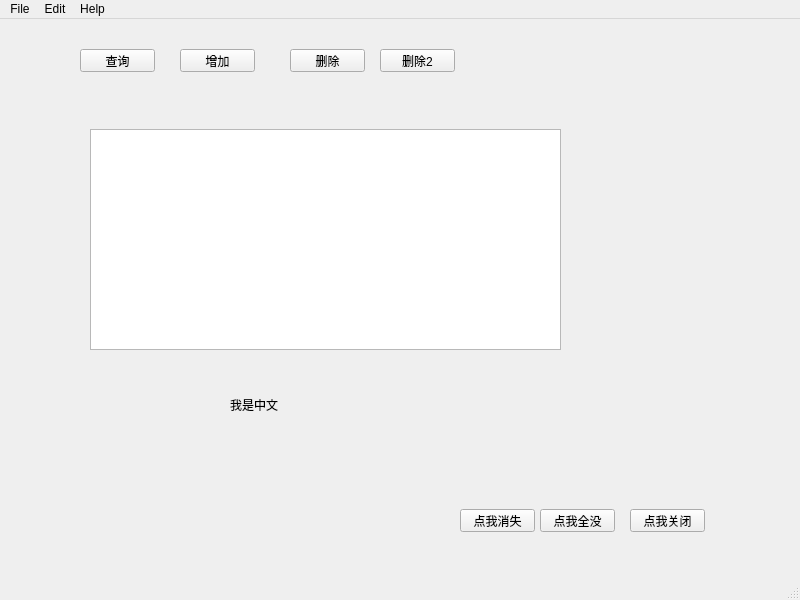
<?xml version="1.0" encoding="UTF-8"?>
<ui version="4.0">
 <class>myMainWindow</class>
 <widget class="QMainWindow" name="myMainWindow">
  <property name="geometry">
   <rect>
    <x>0</x>
    <y>0</y>
    <width>800</width>
    <height>600</height>
   </rect>
  </property>
  <property name="windowTitle">
   <string>MainWindow</string>
  </property>
  <widget class="QWidget" name="centralwidget">
   <widget class="QPushButton" name="pushButton">
    <property name="geometry">
     <rect>
      <x>630</x>
      <y>490</y>
      <width>75</width>
      <height>23</height>
     </rect>
    </property>
    <property name="text">
     <string>点我关闭</string>
    </property>
   </widget>
   <widget class="QPushButton" name="pushButton_2">
    <property name="geometry">
     <rect>
      <x>460</x>
      <y>490</y>
      <width>75</width>
      <height>23</height>
     </rect>
    </property>
    <property name="text">
     <string>点我消失</string>
    </property>
   </widget>
   <widget class="QPushButton" name="pushButton_3">
    <property name="geometry">
     <rect>
      <x>540</x>
      <y>490</y>
      <width>75</width>
      <height>23</height>
     </rect>
    </property>
    <property name="text">
     <string>点我全没</string>
    </property>
   </widget>
   <widget class="QTableView" name="myTableView">
    <property name="geometry">
     <rect>
      <x>90</x>
      <y>110</y>
      <width>471</width>
      <height>221</height>
     </rect>
    </property>
   </widget>
   <widget class="QPushButton" name="qryBtn">
    <property name="geometry">
     <rect>
      <x>80</x>
      <y>30</y>
      <width>75</width>
      <height>23</height>
     </rect>
    </property>
    <property name="text">
     <string>查询</string>
    </property>
   </widget>
   <widget class="QPushButton" name="addBtn">
    <property name="geometry">
     <rect>
      <x>180</x>
      <y>30</y>
      <width>75</width>
      <height>23</height>
     </rect>
    </property>
    <property name="toolTip">
     <string>插入一条记录</string>
    </property>
    <property name="text">
     <string>增加</string>
    </property>
   </widget>
   <widget class="QPushButton" name="delBtn">
    <property name="geometry">
     <rect>
      <x>290</x>
      <y>30</y>
      <width>75</width>
      <height>23</height>
     </rect>
    </property>
    <property name="toolTip">
     <string>&lt;html&gt;&lt;head/&gt;&lt;body&gt;&lt;p&gt;删除一条记录&lt;/p&gt;&lt;/body&gt;&lt;/html&gt;</string>
    </property>
    <property name="text">
     <string>删除</string>
    </property>
   </widget>
   <widget class="QLabel" name="label">
    <property name="geometry">
     <rect>
      <x>230</x>
      <y>380</y>
      <width>54</width>
      <height>12</height>
     </rect>
    </property>
    <property name="text">
     <string>我是中文</string>
    </property>
   </widget>
   <widget class="QPushButton" name="del2Btn">
    <property name="geometry">
     <rect>
      <x>380</x>
      <y>30</y>
      <width>75</width>
      <height>23</height>
     </rect>
    </property>
    <property name="text">
     <string>删除2</string>
    </property>
   </widget>
  </widget>
  <widget class="QMenuBar" name="menubar">
   <property name="geometry">
    <rect>
     <x>0</x>
     <y>0</y>
     <width>800</width>
     <height>23</height>
    </rect>
   </property>
   <widget class="QMenu" name="menuFile">
    <property name="title">
     <string>File</string>
    </property>
    <addaction name="actionOpen"/>
    <addaction name="actionSave_As"/>
   </widget>
   <widget class="QMenu" name="menuEdit">
    <property name="title">
     <string>Edit</string>
    </property>
   </widget>
   <widget class="QMenu" name="menuHelp">
    <property name="title">
     <string>Help</string>
    </property>
    <addaction name="separator"/>
    <addaction name="actionAbout"/>
    <addaction name="actionHelp"/>
    <addaction name="actionExit"/>
    <addaction name="actionChange_title"/>
   </widget>
   <addaction name="menuFile"/>
   <addaction name="menuEdit"/>
   <addaction name="menuHelp"/>
  </widget>
  <widget class="QStatusBar" name="statusBar"/>
  <action name="actionAbout">
   <property name="text">
    <string>About</string>
   </property>
   <property name="toolTip">
    <string>About?????</string>
   </property>
  </action>
  <action name="actionHelp">
   <property name="text">
    <string>Help</string>
   </property>
  </action>
  <action name="actionOpen">
   <property name="text">
    <string>Open</string>
   </property>
  </action>
  <action name="actionSave_As">
   <property name="text">
    <string>Save As</string>
   </property>
  </action>
  <action name="actionExit">
   <property name="text">
    <string>退了？</string>
   </property>
   <property name="toolTip">
    <string>&lt;html&gt;&lt;head/&gt;&lt;body&gt;&lt;p&gt;real exit?&lt;/p&gt;&lt;/body&gt;&lt;/html&gt;</string>
   </property>
  </action>
  <action name="actionChange_title">
   <property name="text">
    <string>change title</string>
   </property>
  </action>
 </widget>
 <resources/>
 <connections>
  <connection>
   <sender>pushButton</sender>
   <signal>clicked()</signal>
   <receiver>myMainWindow</receiver>
   <slot>close()</slot>
   <hints>
    <hint type="sourcelabel">
     <x>342</x>
     <y>116</y>
    </hint>
    <hint type="destinationlabel">
     <x>465</x>
     <y>152</y>
    </hint>
   </hints>
  </connection>
  <connection>
   <sender>pushButton_2</sender>
   <signal>clicked()</signal>
   <receiver>myMainWindow</receiver>
   <slot>allBtnHide()</slot>
   <hints>
    <hint type="sourcelabel">
     <x>355</x>
     <y>204</y>
    </hint>
    <hint type="destinationlabel">
     <x>497</x>
     <y>244</y>
    </hint>
   </hints>
  </connection>
  <connection>
   <sender>pushButton_3</sender>
   <signal>clicked()</signal>
   <receiver>myMainWindow</receiver>
   <slot>allBtnHide()</slot>
   <hints>
    <hint type="sourcelabel">
     <x>356</x>
     <y>289</y>
    </hint>
    <hint type="destinationlabel">
     <x>505</x>
     <y>349</y>
    </hint>
   </hints>
  </connection>
 </connections>
 <slots>
  <slot>allBtnHide()</slot>
 </slots>
</ui>
